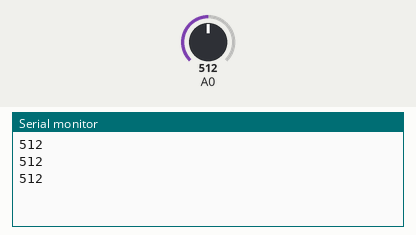
This sketch was run on a simulated Arduino Uno, built with avr-gcc and run on an emulated ATmega328P. On the bench: the last lines printed to the serial monitor. Inputs (shaded band) come from the test bench; at power-on: A0 = 512.

Above: at 1.3 s.
1.4 s: A0 set to 716
At 1.9 s:
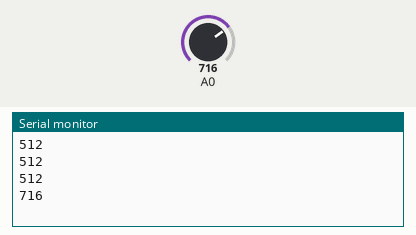
2.9 s: A0 set to 900
At 3.4 s:
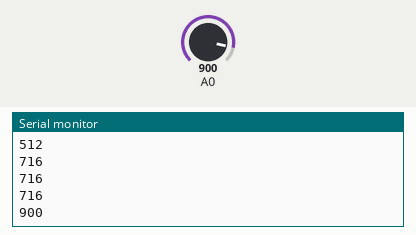
Timing chart, 0 to 5.9 s (numbered marks = the images above; inputs shaded):
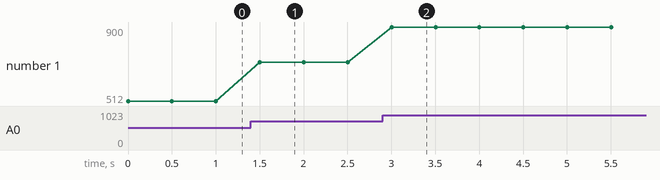

The sketch:

codigoSensor_resistor.ino
```cpp
void setup() {
  Serial.begin(9600);

}

void loop() {
  int datos = analogRead(A0);
  Serial.println(datos);
  delay(500);
}
```

Measured:
- after the input at 1.4 s, the serial monitor: prints a new line after 0.10 s (image 1)
- after the input at 2.9 s, the serial monitor: prints a new line after 0.10 s (image 2)
- plotted number 1: 512 → 716 after the input at 1.4 s, 716 → 900 after the input at 2.9 s
